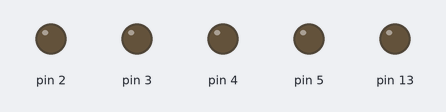
A sketch run on a simulated Arduino Uno, built with avr-gcc and run on an emulated ATmega328P. Shown: output pins drawn as LEDs (lit = HIGH). Random numbers use the default seed unless the sketch sets one.

Above: at 0.1 s.
At 0.7 s:
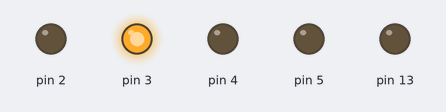
At 1.3 s:
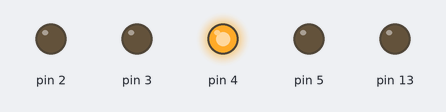
At 2.2 s:
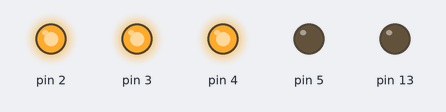
At 2.8 s:
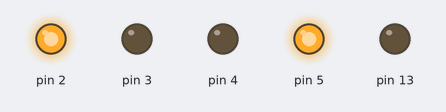
At 4.0 s:
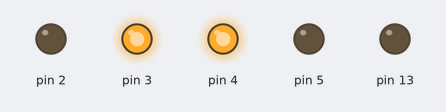
Timing chart, 0 to 5.7 s (numbered marks = the images above):
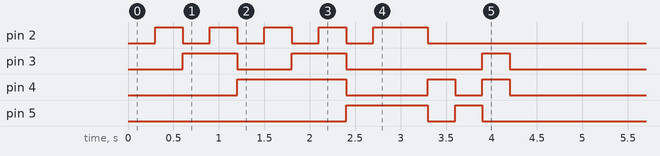

The sketch:

Nixie_Dice.ino
```cpp
/*
  Nixie Dice

  by Henry Florence
*/

void setup() {
  randomSeed(analogRead(2));
  pinMode(2, OUTPUT);
  pinMode(3, OUTPUT);
  pinMode(4, OUTPUT);
  pinMode(5, OUTPUT);
  pinMode(13, OUTPUT);

  for(int i=0; i < 10; i++) {
    digitalWrite(2, HIGH && (i % 10 & 1));
    digitalWrite(3, HIGH && (i % 10 & 2));
    digitalWrite(4, HIGH && (i % 10 & 4));
    digitalWrite(5, HIGH && (i % 10 & 8));
    delay(300);
  }

  int throwLength = random(1, 12);
  for(int i=0; i < throwLength; i++) {
    int num = random(0,10);
    digitalWrite(2, HIGH && (num % 10 & 1));
    digitalWrite(3, HIGH && (num % 10 & 2));
    digitalWrite(4, HIGH && (num % 10 & 4));
    digitalWrite(5, HIGH && (num % 10 & 8));
    delay(300);
  }
  digitalWrite(13, LOW);
}

// the loop function runs over and over again forever
void loop() {

}
```
